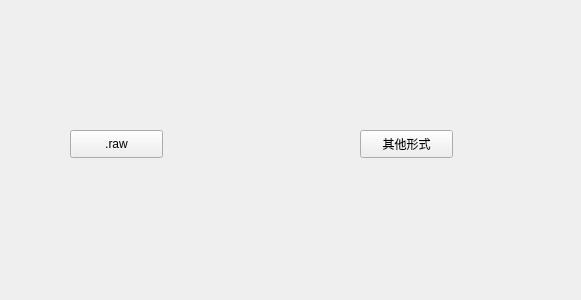
<?xml version="1.0" encoding="UTF-8"?>
<ui version="4.0">
 <class>Lab3</class>
 <widget class="QWidget" name="Lab3">
  <property name="geometry">
   <rect>
    <x>0</x>
    <y>0</y>
    <width>581</width>
    <height>300</height>
   </rect>
  </property>
  <property name="windowTitle">
   <string>Form</string>
  </property>
  <widget class="QPushButton" name="raw_btn">
   <property name="geometry">
    <rect>
     <x>70</x>
     <y>130</y>
     <width>93</width>
     <height>28</height>
    </rect>
   </property>
   <property name="text">
    <string>.raw</string>
   </property>
  </widget>
  <widget class="QPushButton" name="other_btn">
   <property name="geometry">
    <rect>
     <x>360</x>
     <y>130</y>
     <width>93</width>
     <height>28</height>
    </rect>
   </property>
   <property name="text">
    <string>其他形式</string>
   </property>
  </widget>
 </widget>
 <resources/>
 <connections/>
</ui>
